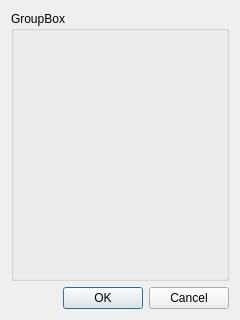
<?xml version="1.0" encoding="UTF-8"?>
<ui version="4.0">
 <class>BlockPropertyDialog</class>
 <widget class="QDialog" name="BlockPropertyDialog">
  <property name="geometry">
   <rect>
    <x>0</x>
    <y>0</y>
    <width>240</width>
    <height>320</height>
   </rect>
  </property>
  <property name="windowTitle">
   <string>Dialog</string>
  </property>
  <layout class="QVBoxLayout" name="verticalLayout">
   <item>
    <widget class="QGroupBox" name="formGroupBox">
     <property name="title">
      <string>GroupBox</string>
     </property>
    </widget>
   </item>
   <item>
    <widget class="QDialogButtonBox" name="buttonBox">
     <property name="orientation">
      <enum>Qt::Horizontal</enum>
     </property>
     <property name="standardButtons">
      <set>QDialogButtonBox::Cancel|QDialogButtonBox::Ok</set>
     </property>
    </widget>
   </item>
  </layout>
 </widget>
 <resources/>
 <connections>
  <connection>
   <sender>buttonBox</sender>
   <signal>accepted()</signal>
   <receiver>BlockPropertyDialog</receiver>
   <slot>accept()</slot>
   <hints>
    <hint type="sourcelabel">
     <x>248</x>
     <y>254</y>
    </hint>
    <hint type="destinationlabel">
     <x>157</x>
     <y>274</y>
    </hint>
   </hints>
  </connection>
  <connection>
   <sender>buttonBox</sender>
   <signal>rejected()</signal>
   <receiver>BlockPropertyDialog</receiver>
   <slot>reject()</slot>
   <hints>
    <hint type="sourcelabel">
     <x>316</x>
     <y>260</y>
    </hint>
    <hint type="destinationlabel">
     <x>286</x>
     <y>274</y>
    </hint>
   </hints>
  </connection>
 </connections>
</ui>
